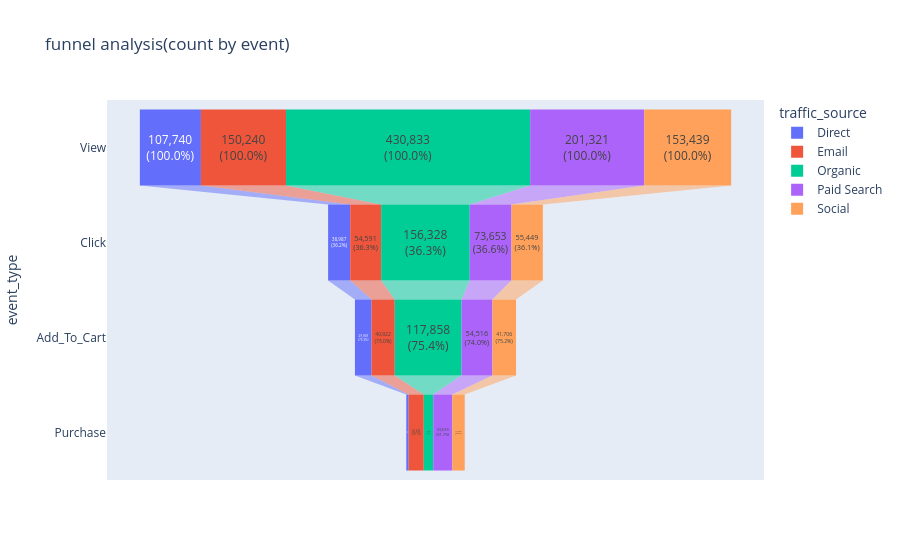

The notebook cell this image was saved under:
### Markdown cell above
## Funnel Analysis

### Code cell
FUNNEL_STAGES = ['View', 'Click', 'Add_To_Cart', 'Purchase']

funnel_data = df_events[df_events['event_type'].isin(FUNNEL_STAGES)].groupby(
    ['traffic_source', 'event_type']
).agg(unique_users=('customer_id', 'count')).reset_index()

funnel_data['event_type'] = pd.Categorical(funnel_data['event_type'], categories=FUNNEL_STAGES, ordered=True)
funnel_data = funnel_data.sort_values(['traffic_source', 'event_type'])


funnel_data['prev_users'] = funnel_data.groupby('traffic_source')['unique_users'].shift(1)
funnel_data['conv_rate'] = (funnel_data['unique_users'] / funnel_data['prev_users'] * 100).fillna(100)

def format_label(row):
    if row['event_type'] == 'view':
        return f"{row['unique_users']:,}"
    else:
        return f"{row['unique_users']:,}<br>({row['conv_rate']:.1f}%)"

funnel_data['display_text'] = funnel_data.apply(format_label, axis=1)

fig = px.funnel(
    funnel_data,
    x='unique_users',
    y='event_type',
    color='traffic_source',
    text='display_text',
    title='funnel analysis(count by event)'
)

fig.update_traces(textposition='inside', textinfo='text')
fig.show()

### Figure 1 — Plotly figure (JSON) as saved in the notebook; plotly's stock layout.template omitted (floating-point values rounded to 4 significant figures)
{"data": [{"hovertemplate": "traffic_source=Direct<br>unique_users=%{x}<br>event_type=%{y}<br>display_text=%{text}<extra></extra>", "legendgroup": "Direct", "marker": {"color": "#636efa"}, "name": "Direct", "orientation": "h", "showlegend": true, "text": ["107,740<br>(100.0%)", "38,987<br>(36.2%)", "29,368<br>(75.3%)", "4,200<br>(14.3%)"], "textinfo": "text", "textposition": "inside", "type": "funnel", "x": [107740, 38987, 29368, 4200], "xaxis": "x", "y": ["View", "Click", "Add_To_Cart", "Purchase"], "yaxis": "y"}, {"hovertemplate": "traffic_source=Email<br>unique_users=%{x}<br>event_type=%{y}<br>display_text=%{text}<extra></extra>", "legendgroup": "Email", "marker": {"color": "#EF553B"}, "name": "Email", "orientation": "h", "showlegend": true, "text": ["150,240<br>(100.0%)", "54,591<br>(36.3%)", "40,922<br>(75.0%)", "26,636<br>(65.1%)"], "textinfo": "text", "textposition": "inside", "type": "funnel", "x": [150240, 54591, 40922, 26636], "xaxis": "x", "y": ["View", "Click", "Add_To_Cart", "Purchase"], "yaxis": "y"}, {"hovertemplate": "traffic_source=Organic<br>unique_users=%{x}<br>event_type=%{y}<br>display_text=%{text}<extra></extra>", "legendgroup": "Organic", "marker": {"color": "#00cc96"}, "name": "Organic", "orientation": "h", "showlegend": true, "text": ["430,833<br>(100.0%)", "156,328<br>(36.3%)", "117,858<br>(75.4%)", "16,755<br>(14.2%)"], "textinfo": "text", "textposition": "inside", "type": "funnel", "x": [430833, 156328, 117858, 16755], "xaxis": "x", "y": ["View", "Click", "Add_To_Cart", "Purchase"], "yaxis": "y"}, {"hovertemplate": "traffic_source=Paid Search<br>unique_users=%{x}<br>event_type=%{y}<br>display_text=%{text}<extra></extra>", "legendgroup": "Paid Search", "marker": {"color": "#ab63fa"}, "name": "Paid Search", "orientation": "h", "showlegend": true, "text": ["201,321<br>(100.0%)", "73,653<br>(36.6%)", "54,516<br>(74.0%)", "33,633<br>(61.7%)"], "textinfo": "text", "textposition": "inside", "type": "funnel", "x": [201321, 73653, 54516, 33633], "xaxis": "x", "y": ["View", "Click", "Add_To_Cart", "Purchase"], "yaxis": "y"}, {"hovertemplate": "traffic_source=Social<br>unique_users=%{x}<br>event_type=%{y}<br>display_text=%{text}<extra></extra>", "legendgroup": "Social", "marker": {"color": "#FFA15A"}, "name": "Social", "orientation": "h", "showlegend": true, "text": ["153,439<br>(100.0%)", "55,449<br>(36.1%)", "41,706<br>(75.2%)", "21,903<br>(52.5%)"], "textinfo": "text", "textposition": "inside", "type": "funnel", "x": [153439, 55449, 41706, 21903], "xaxis": "x", "y": ["View", "Click", "Add_To_Cart", "Purchase"], "yaxis": "y"}], "layout": {"legend": {"title": {"text": "traffic_source"}, "tracegroupgap": 0}, "title": {"text": "funnel analysis(count by event)"}, "xaxis": {"anchor": "y", "domain": [0, 1], "title": {"text": "unique_users"}}, "yaxis": {"anchor": "x", "domain": [0, 1], "title": {"text": "event_type"}}}}
